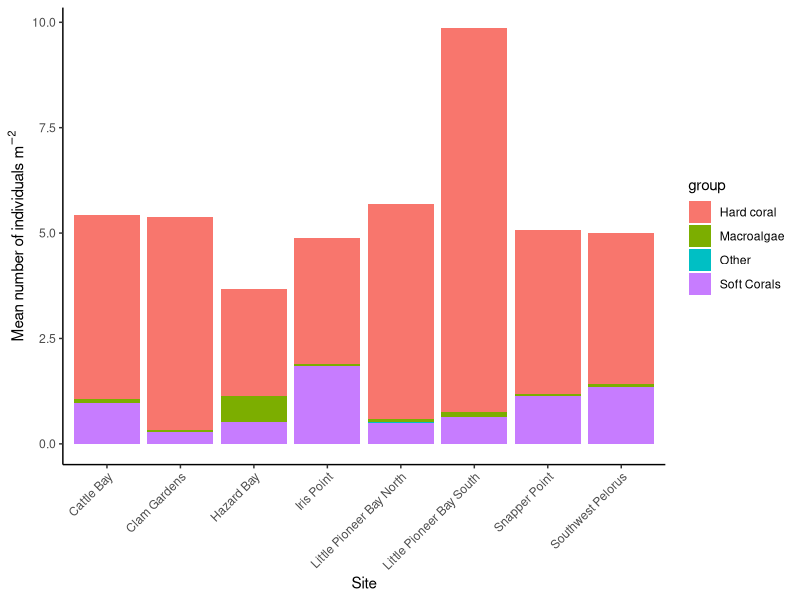
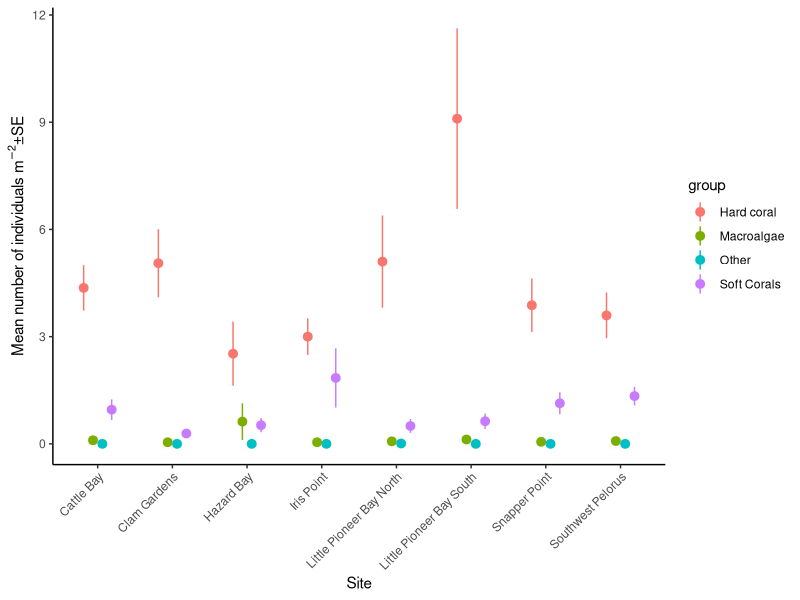
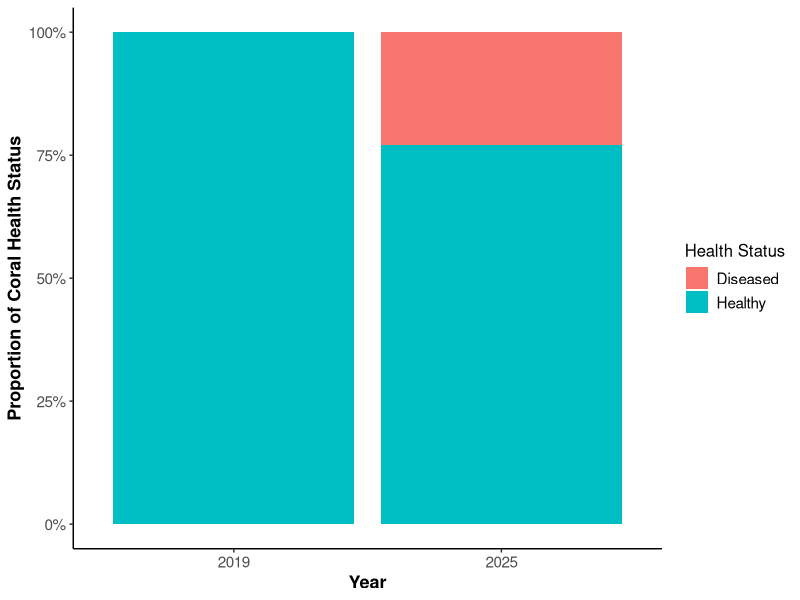
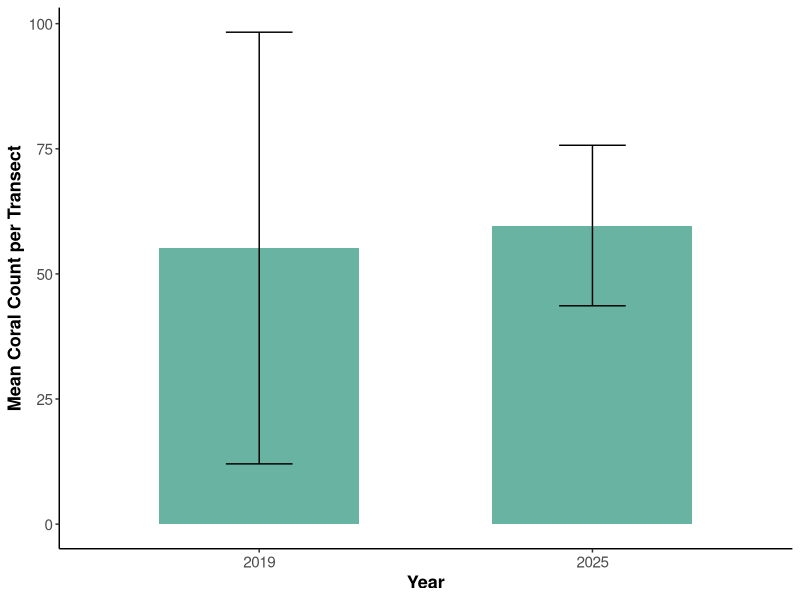

Write R code to recreate these figures, in order.
## ---- chunk 1
library(lubridate)
library(tidyverse)
library(ggplot2)
## ---- chunk 2
coral_data = read.csv("data/ClassDataset_2019_coral.csv", strip.white = T,  header = F)
head(coral_data)
coral_data=t(coral_data) # transpose the data
coral_data = coral_data[-1,] # remove row 1
colnames(coral_data) <-coral_data[1,] # assign column names
coral_data=as.data.frame(coral_data[-1:-2,-3:-4]) # remove rows and columns that won't be used
head(coral_data)

coral_data = coral_data %>%
  mutate(Site=factor(Site), # define site as a factor
         Date = dmy(paste0(Date, "-2019")), # define date as a date
         Replicate=factor(Replicate))

levels(coral_data$Site) # there are many errors in site name spelling. These must be fixed
coral_data.1 = coral_data %>%
  mutate(
    Site = fct_collapse(Site, # collapse the levels of Site 
                        "Cattle Bay" = c("Cattle Bay", "Cattle bay"),
                        "Clam Gardens" = c("Clam Gard.", "Clam Garden", "Clam Gardens"),
                        "Hazard Bay" = c("Hazard Bay", "Hazard"),
                        "Iris Point" = c("Ires Point", "Iris", "Iris Point", "Iris Pt", "Iris point"),
                        "Little Pioneer Bay South" = c("Little Pioneer Bay South", "Little Pioneer bay South", "Pioneer Bay"),
                        "Snapper Point" = c("Snapper point", "Snapper point", "Snapper Pont"),
                        "Southwest Pelorus" = c("South West Pelorus", "Southwest Pelorus vist #2", "SW Peloris", "SW Pelorus", "SW Pelorus visit #2")
    ))
levels(coral_data.1$Site) # check for duplicates

# each row is a transect. Get a count of replicate transects per site
reps.per.site.coral = coral_data.1 %>%
  group_by(Site) %>%
  summarise(nTransects = length(Site))
reps.per.site.coral

# make a figure
head(coral_data.1)

# group into benthic categories
colnames(coral_data.1)

taxa_groups <- rep(NA, ncol(coral_data.1))
taxa_groups[4:36] <- "Hard coral" # columns 4-36 are coral
taxa_groups[37:45] <- "Soft Corals"
taxa_groups[46:51] <- "Macroalgae"
taxa_groups[52:54] <- "Hard coral"
taxa_groups[55:56] <- "Soft Corals"
taxa_groups[57] <- "Hard coral"
taxa_groups[58] <- "Other" 
taxa_groups[59:61] <- "Hard coral"
taxa_groups[62:64] <- "Soft Corals"

# Name the vector with the actual column names
names(taxa_groups) <- colnames(coral_data.1)
taxon_cols <- names(taxa_groups)[!is.na(taxa_groups)]

df_long <- coral_data.1 %>%
  pivot_longer(cols = all_of(taxon_cols), names_to = "taxon", values_to = "value") %>%
  mutate(group = taxa_groups[taxon])

df_long = df_long %>%
  mutate(group=factor(group),
         value=as.numeric(value)) %>%
  group_by(Site,group,Replicate) %>%
  summarise(total = sum(value, na.rm = TRUE)) #%>%
  #pivot_wider(names_from = group, values_from = total) # run this line if you want to re-convert to wide format

# take a mean of the replicate transects
# make a function for standard error
std<- function(x) sd(x)/sqrt(length(x))

coral.mean = df_long %>%
  group_by(Site,group) %>%
  summarise(meanAbund= mean(total/10), # divide by 10 to get per m
            SE=std(total/10))
## ---- chunk 3
# Mean number of individuals per site
# Bar
ggplot(coral.mean, aes(x = Site, y = meanAbund, fill = group)) + 
  geom_col() +
  theme_classic() +
  theme(axis.text.x = element_text(angle = 45, vjust = 1, hjust = 1)) +
  scale_y_continuous(expression("Mean number of individuals "*m^-2*""))

# Point range
ggplot(coral.mean, aes(x=Site,y=meanAbund, color=group)) + 
  geom_pointrange(aes(ymin=meanAbund-SE, ymax=meanAbund+SE),position=position_dodge(width=0.5)) +
  theme_classic() +
  theme(axis.text.x = element_text(angle = 45, vjust = 1, hjust = 1))+
  scale_y_continuous(expression("Mean number of individuals "*m^-2*"" * "\u00B1" * "SE"))
## ---- chunk 4
coral_2025 = read.csv("data/ClassData_CoralAbundance.csv", strip.white = T, header = T)
head(coral_2025)

# Replace column names with the first row of data
colnames(coral_2025) <- as.character(coral_2025[1, ])

# Remove that first row (since it’s now the column names)
coral_2025 <- coral_2025[-1, ]

# Reset row names
rownames(coral_2025) <- NULL

coral_2025 = coral_2025 %>%
  mutate(BuddyPair=factor(BuddyPair),
         Year=as.numeric(Year),
         Zone=factor(Zone),
         Site=factor(Site),
         Transect=factor(Transect),
         Type=factor(Type),
         Genus=factor(Genus),
         HealthStatus=factor(HealthStatus),
         Count=as.numeric(Count))

coral_2025 = coral_2025 %>%
  filter(BuddyPair != "Taylor_Gemma") # remove the mock data 

## ---- chunk 5
# get the data in the same format and then merge
head(coral_2025)
coral_2019 <- coral_data.1 %>%
  pivot_longer(cols = all_of(taxon_cols), names_to = "taxon", values_to = "value") %>%
  mutate(group = taxa_groups[taxon])
head(coral_2019)

coral_2019 = coral_2019 %>%
  mutate(Year = as.numeric(2019),
         Transect = Replicate,
         Genus = taxon,
         HealthStatus="Healthy",
         Count = as.numeric(value),
         Type = group)

head(coral_2019)
head(coral_2025)
coral_2019_2025 = full_join(coral_2025[,-1], coral_2019)
coral_2019_2025 = coral_2019_2025[,1:8] %>%
  mutate(Site=factor(Site))
head(coral_2019_2025) # you can use this merged dataset for analysis 

coral_2019_2025 = coral_2019_2025 %>%
  mutate(Count = replace_na(Count, 0)) # remove NA values 

# rename sites to match 
coral_2019_2025 = coral_2019_2025 %>%
  mutate(Site = as.character(Site),  # convert to character for replacement
         Site = ifelse(Site == "Little Pioneer Bay North", "Pioneer", Site),
         Site = factor(Site))  # convert back to factor if needed
## ---- chunk 6
coral_health_status <- coral_2019_2025 %>%
  mutate(HealthStatus = ifelse(HealthStatus == "" | is.na(HealthStatus), "Healthy", HealthStatus)) %>%
  group_by(Year, HealthStatus) %>%
  summarise(Total = sum(Count, na.rm = TRUE)) %>%
  ungroup()

ggplot(coral_health_status, aes(x = factor(Year), y = Total, fill = HealthStatus)) +
  geom_col(position = "fill") +
  scale_y_continuous(labels = scales::percent) +
  labs(x = "Year", y = "Proportion of Coral Health Status", fill = "Health Status") +
  theme_classic() +
  theme(
    axis.title = element_text(size = 13, face = "bold"),
    axis.text = element_text(size = 11),
    legend.title = element_text(size = 12),
    legend.text = element_text(size = 11)
  )
## ---- chunk 7
# mean coral count per transect for each year, with standard deviation and sample size as there is such a big difference in sampling effort between years.
coral_effort_adjusted <- coral_2019_2025 %>%
  group_by(Year, Transect) %>%
  summarise(Total = sum(Count, na.rm = TRUE)) %>%
  group_by(Year) %>%
  summarise(MeanCount = mean(Total), SD = sd(Total), N = n())

ggplot(coral_effort_adjusted, aes(x = factor(Year), y = MeanCount)) +
  geom_col(fill = "#69b3a2", width = 0.6) +
  geom_errorbar(aes(ymin = MeanCount - SD, ymax = MeanCount + SD), 
                width = 0.2, color = "black") +
  labs(x = "Year", y = "Mean Coral Count per Transect") +
  theme_classic() +
  theme(
    axis.title = element_text(size = 13, face = "bold"),
    axis.text = element_text(size = 11)
  )
